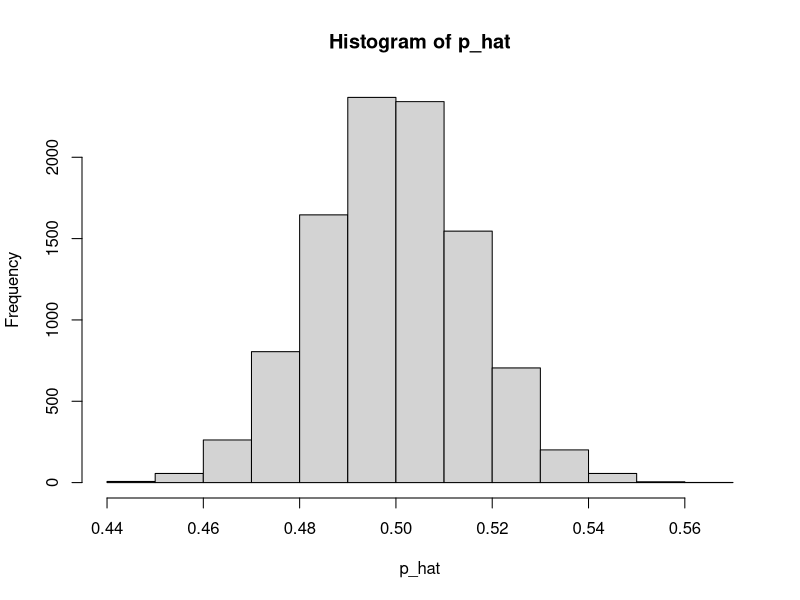
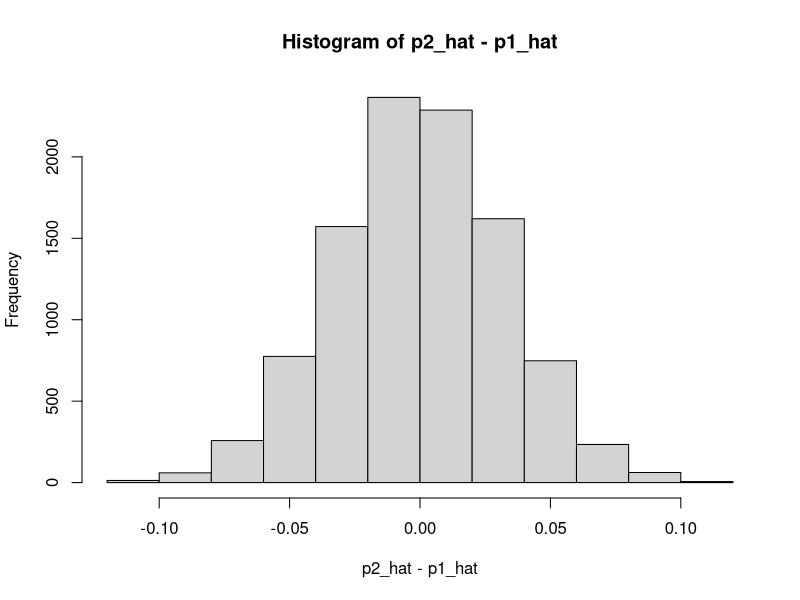

The R script that drew these images, in order:
# Hypothesis test -> starting from the null distribution (H0)
# H0 assumes NO DIFFERENCE between p_hat1 and p_hat2
# If there's no difference, toss them all in the same bag

# Let's simulate what a null distribution looks like
p <- 0.5
n1 <- 600
n2 <- 400

# Simulate samples from that null distribution
# We don't use for resampling! 
# rbinom using for generating new number (use sample function for existing)
n_samples <- 1e4
x1 <- rbinom(n = n_samples,
             size = n1,
             prob = p)

x2 <- rbinom(n = n_samples,
             size = n2,
             prob = p)

# Calculate statistic for each sample
p1_hat <- x1 / n1
p2_hat <- x2 / n2
diff_prop <- p2_hat - p1_hat

# Standard error for the null hypothesis
# SE(p_hat)
p_hat <- (x1 + x2) / (n1 + n2)
hist(p_hat)

se_null <- sqrt(p_hat * (1 - p_hat) * (1/ n1 + 1 / n2))

# pnorm() is the area under the curve
# Why is mean 0?
# Why is sd se_null?
# Why is the first argument = diff_prop?
pval <- pnorm(diff_prop,
              mean = 0,
              sd = se_null,
              lower.tail = FALSE)

mean(pval <= 0.05)

hist(p2_hat - p1_hat)
